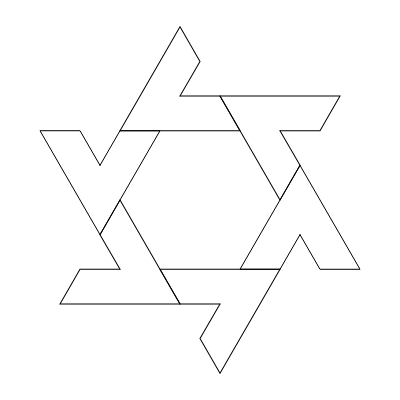
Frame 1 (no input)
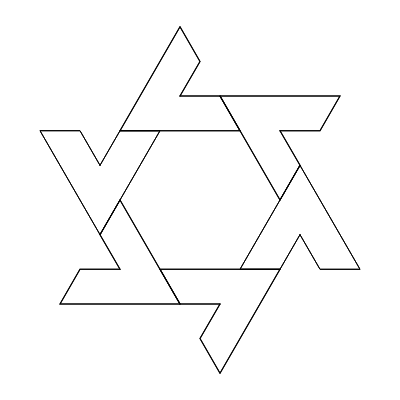
Frame 2 (the mouse pressed at the canvas centre, redrawn once)

The p5.js sketch that drew these frames (run headless with seeded random() and noise() and a simulated clock; the mouse was pressed at the canvas centre and the sketch redrawn once):

// p5.js sketch
// ── sketch.js
/*
Code written by Selcuk ARTUT 2022
Geometric Patterns with Creative Coding 
All rights reserved
*/

//scale factor
let a = 40;

function setup() {
  createCanvas(400, 400);
  angleMode(DEGREES);
  noFill();
  noLoop();
}

function draw() {
  let x0,y0,x1,y1,x2,y2,x3,y3;
  x0 = 0;
  y0 = a * sin(60);
  x1 = a * cos(60);
  y1 = 0;
  x2 = x1 + a;
  y2 = 0;
  x3 = 0;
  y3 = 3*a * sin(60);
  
  push();
    translate(width*0.5,height*0.5);
    for(let i=0;i<6;i++){
      push();
        rotate(i*60);
        push();
          translate(2*a+a*cos(60),2*a*sin(60));
          beginShape();
          vertex(x0,-y0);
          vertex(x1,-y1);
          vertex(x2,-y2);
          vertex(x3,-y3);
          endShape();
          //mirror on y-axis
          push();
            scale(-1,1);
            beginShape();
            vertex(x0,-y0);
            vertex(x1,-y1);
            vertex(x2,-y2);
            vertex(x3,-y3);
            endShape();
          pop();
        pop();
      pop();
    }
  pop();
}
